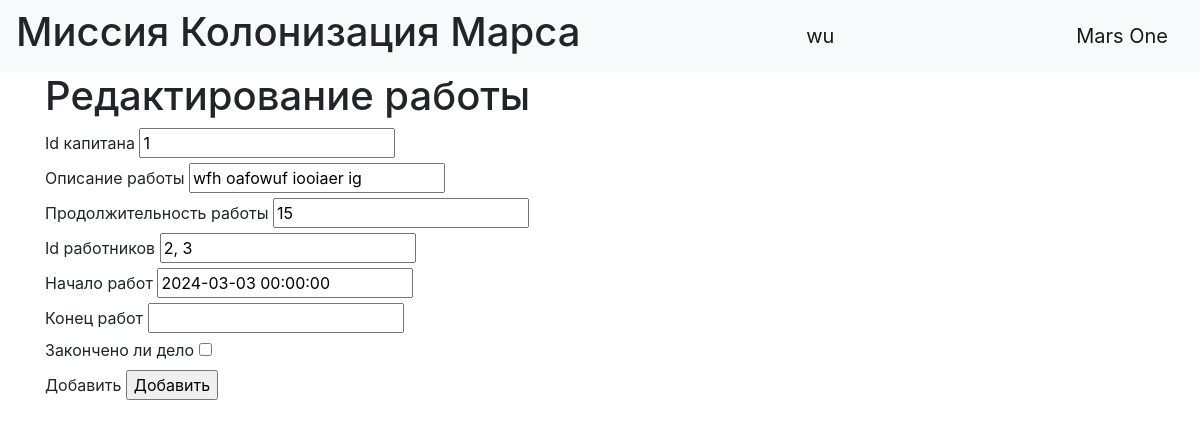
The app's page /job_edit/3 (signed in) with its own data.
### data/users.py (models this page shows, shortened)
class User(SqlAlchemyBase, UserMixin):
    __tablename__ = 'users'
    id = sqlalchemy.Column(sqlalchemy.Integer,
                           primary_key=True, autoincrement=True)
    surname = sqlalchemy.Column(sqlalchemy.String, nullable=True)
    name = sqlalchemy.Column(sqlalchemy.String, nullable=True)
    age = sqlalchemy.Column(sqlalchemy.Integer, nullable=True)
    position = sqlalchemy.Column(sqlalchemy.String, nullable=True)
    speciality = sqlalchemy.Column(sqlalchemy.String, nullable=True)
    address = sqlalchemy.Column(sqlalchemy.String, nullable=True)
    email = sqlalchemy.Column(sqlalchemy.String,
                              index=True, unique=True, nullable=True)
    hashed_password = sqlalchemy.Column(sqlalchemy.String, nullable=True)
    modified_date = sqlalchemy.Column(sqlalchemy.DateTime,
                                      default=datetime.datetime.now)

### data/jobs.py (models this page shows)
class Jobs(SqlAlchemyBase):
    __tablename__ = 'jobs'
    id = sqlalchemy.Column(sqlalchemy.Integer,
                           primary_key=True, autoincrement=True)
    team_leader = sqlalchemy.Column(sqlalchemy.Integer,
                                    sqlalchemy.ForeignKey("users.id"))
    job = sqlalchemy.Column(sqlalchemy.String, nullable=True)
    work_size = sqlalchemy.Column(sqlalchemy.Integer,
                                  default=0)
    collaborators = sqlalchemy.Column(sqlalchemy.String, nullable=True)
    start_date = sqlalchemy.Column(sqlalchemy.Date)
    end_date = sqlalchemy.Column(sqlalchemy.Date)
    is_finished = sqlalchemy.Column(sqlalchemy.Boolean, default=True)

### main.py (the view, shortened to what this page needs)
@app.route('/job_edit/<int:id>', methods=['GET', 'POST'])
@login_required
def edit_jobs(id):
    form = AddJobForm()
    if request.method == "GET":
        db_sess = db_session.create_session()
        jobs = db_sess.query(Jobs).filter(Jobs.id == id).first()
        if jobs:
            form.team_leader.data = jobs.team_leader
            form.job.data = jobs.job
            form.work_size.data = jobs.work_size
            form.collaborators.data = jobs.collaborators
            form.start_date.data = jobs.start_date
            form.end_date.data = jobs.end_date
            form.is_finished.data = jobs.is_finished
        else:
            abort(404)
    return render_template('forms.html',
                           title='Редактирование работы',
                           form=form
                           )

### main.py
class AddJobForm(FlaskForm):
    team_leader = IntegerField('Id капитана', validators=[DataRequired()])
    job = StringField('Описание работы', validators=[DataRequired()])
    work_size = IntegerField('Продолжительность работы', validators=[DataRequired()])
    collaborators = StringField('Id работников', validators=[DataRequired()])
    start_date = DateTimeField('Начало работ', default=datetime.datetime.now())
    end_date = DateTimeField('Конец работ')
    is_finished = BooleanField('Закончено ли дело')
    submit = SubmitField('Добавить')

### data/db_session.py (called while the page is built)
def create_session() -> Session:
    global __factory
    return __factory()

### main.py (called while the page is built)
@login_manager.user_loader
def load_user(user_id):
    db_sess = db_session.create_session()
    return db_sess.query(User).get(user_id)

### templates/forms.html (shortened to what this page needs)
{% extends "base.html" %}
{% block content %}
    <h1>{{ title }}</h1>
    <form action="" method="post" novalidate>
        {% for field in form if field.name != 'csrf_token' %}
            <div>
                {{ field.label() }}
                {{ field() }}
            </div>
        {% endfor %}
    </form>
{% endblock %}

### templates/base.html (shortened to what this page needs)
<!doctype html>
<html lang="en">
<head>
    <link rel="stylesheet"
          href="https://stackpath.bootstrapcdn.com/bootstrap/4.4.1/css/bootstrap.min.css"
>
</head>
<body>
<header>
    <nav class="navbar navbar-light bg-light">
        <h1>Миссия Колонизация Марса</h1>
        {% if current_user.is_authenticated %}
            <a class="navbar-brand" href="/logout">{{ current_user.name }}</a>
        {% else %}
            <p>
                <a class="btn btn-primary " href="/register">Зарегистрироваться</a>
                <a class="btn btn-success" href="/login">Войти</a>
            </p>
        {% endif %}
        <a class="navbar-brand" href="#">Mars One</a>
    </nav>
</header>
<main role="main" class="container">
    {% block content %}{% endblock %}
</main>
</body>
</html>

### records on screen
User: name "wu"
Jobs: team_leader "1" "wfh oafowuf iooiaer ig" "15" "2, 3" "2024-03-03 00:00:00"

### other values on screen
{{ title }} "Редактирование работы"
{{ field.label() }} "Id капитана" "Описание работы" "Продолжительность работы" "Id работников" "Начало работ" "Конец работ" "Закончено ли дело" "Добавить"
